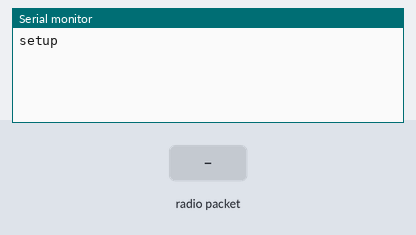
Simulated run of this sketch. Board: Arduino Uno, built with avr-gcc and run on an emulated ATmega328P. On the bench: the last lines printed to the serial monitor. Inputs (shaded band) come from the test bench. No radio packets arrive unless stated.

Above: at 2.2 s.
2.3 s: radio packet "1" arrives
At 2.6 s:
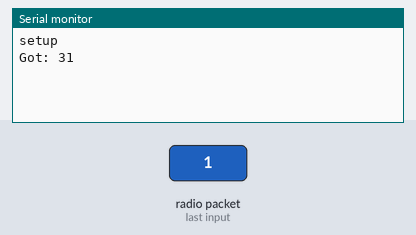
3.8 s: radio packet "0" arrives
At 5.0 s:
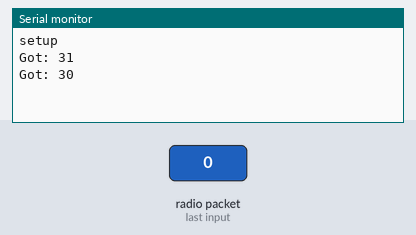
5.3 s: radio packet "2" arrives
At 6.1 s:
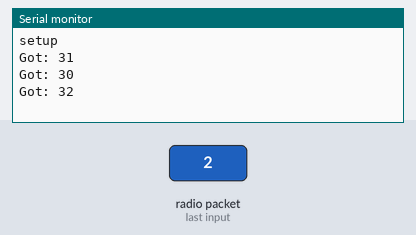

Measured:
- after the input at 2.3 s, the serial monitor: prints a new line at once (image 1)
- after the input at 3.8 s, the serial monitor: prints a new line at once (image 2)
- after the input at 5.3 s, the serial monitor: prints a new line at once (image 3)

The sketch:

P08_00_00-VirtualWireTestRX.ino
```cpp
/*
  P08_00_00-VirtualWireTestRX
  Project: P08_00_00 Tiny HyrdoBeacon
  Schematic: P08_00_00-VirtualWireTest.fzz

  Description: Testing VirtualWire on ATtiny85
*/
#include <VirtualWire.h>

const int led_pin = 13;
const int receive_pin = 9;

void setup()
{
  delay(1000);
  Serial.begin(9600);  // Debugging only
  Serial.println("setup");

  // Initialise the IO and ISR
  vw_set_rx_pin(receive_pin);
  vw_setup(300);  // Bits per sec

  vw_rx_start();       // Start the receiver PLL running
}

void loop()
{
  uint8_t buf[VW_MAX_MESSAGE_LEN];
  uint8_t buflen = VW_MAX_MESSAGE_LEN;

  if (vw_get_message(buf, &buflen)) // Non-blocking
  {
    int i;

    digitalWrite(led_pin, HIGH); // Flash a light to show received good message
    // Message with a good checksum received, print it.
    Serial.print("Got: ");

    for (i = 0; i < buflen; i++)
    {
      Serial.print(buf[i], HEX);
      Serial.print(' ');
    }
    Serial.println();
    digitalWrite(led_pin, LOW);
  }
}

/*
***** ROLL THE CREDITS *****
>> GENERAL <<
 * VirtualWire tutorial		https://www.pjrc.com/teensy/td_libs_VirtualWire.html
***** Thanks everyone! *****
*/
```
